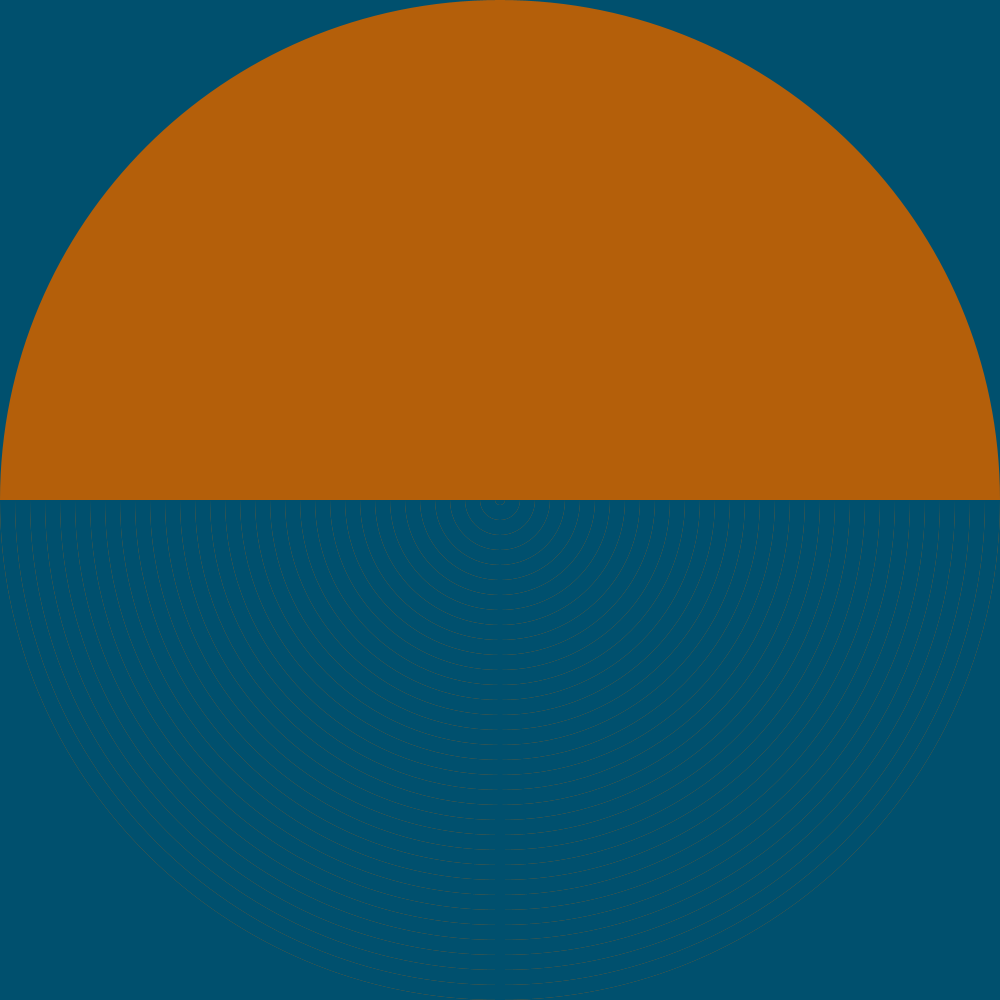
Frame 1 (no input)
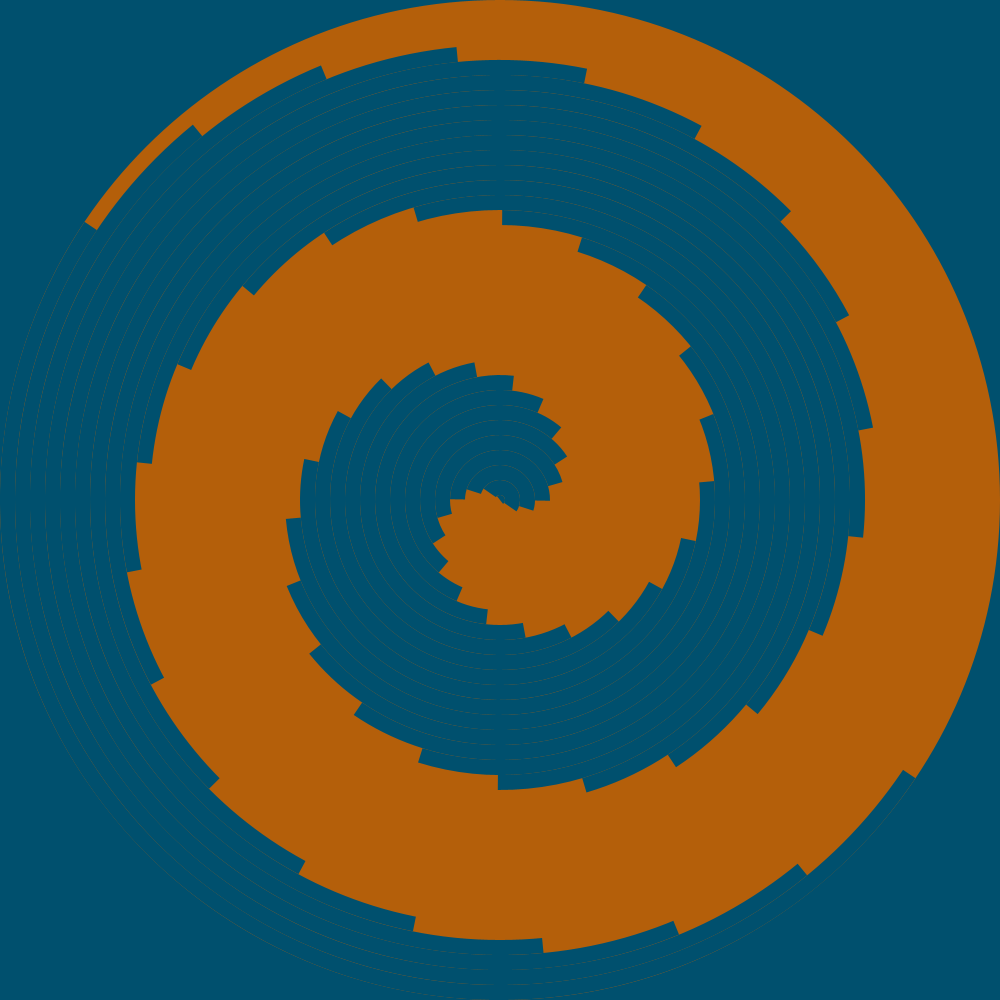
Frame 60 (the mouse pressed at the canvas centre just before this capture)
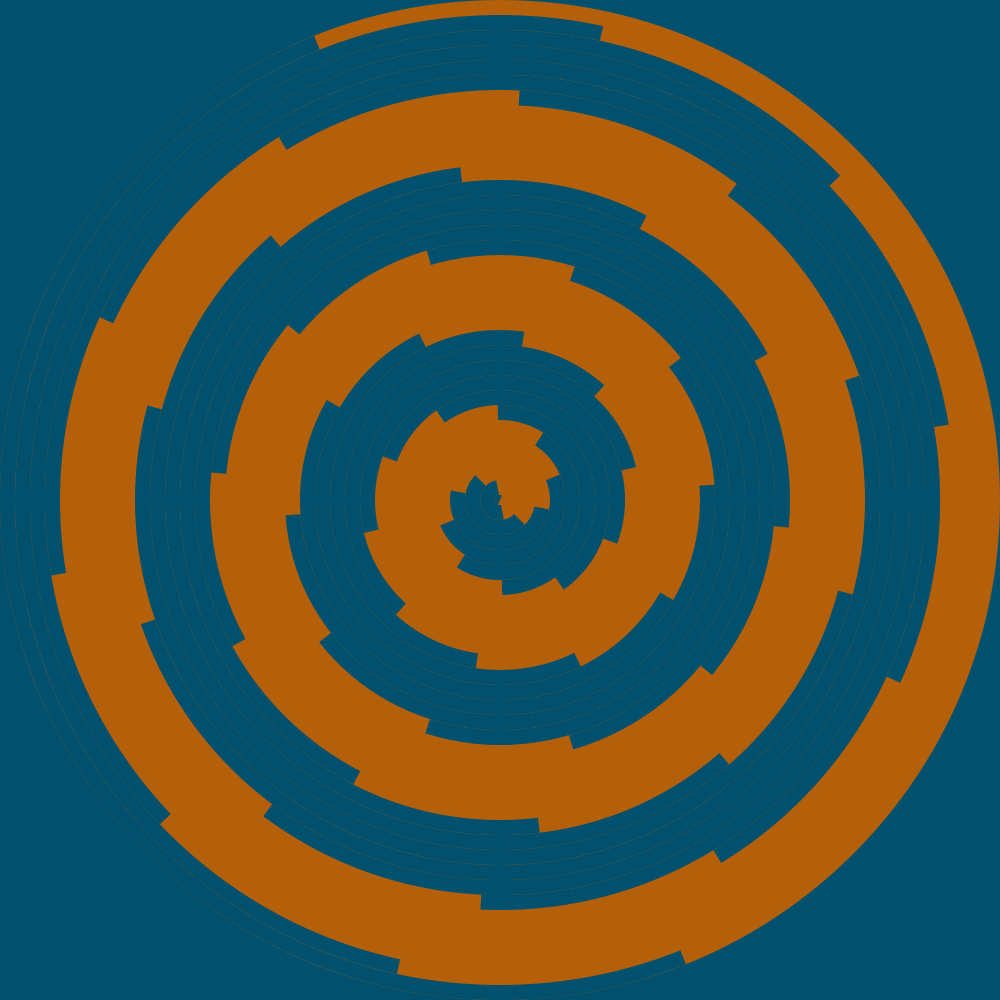
Frame 120 (the mouse held since frame 60 and released just before this capture)

The Processing sketch that drew these frames (run headless with seeded random() and noise(); from frame 60 on, the mouse is pressed at the canvas centre):

// Processing sketch: EFEITO_ESPIRAL_MTO_DOIDO
// ── EFEITO_ESPIRAL_MTO_DOIDO.pde
float AngleStart = 0;
float AngleBump = 0;
float RingThickness = 30;
float speed = 1;
color OrangeColor = color(180, 95, 10);
color BlueColor = color(0, 80, 110);

void setup(){
 size(1000, 1000);
 frameRate(120);
 smooth();  //deenha tudo bem limpo
 noStroke();//não desenha linha para as formas
}

void draw(){
 background(BlueColor);
 float diam = width;
 float angle = AngleStart;
 while (diam > 0) {
  fill(OrangeColor);
  ellipse(500, 500, diam, diam);
  fill(BlueColor);
  //desenhando metade do disco em azul
  arc(500, 500, diam, diam, angle, angle+PI);
  diam -= RingThickness; 
  angle += speed*AngleBump;
 }
 AngleStart += speed*.01;
 AngleBump += speed*.005;
}

void keyTyped(){
 if (key == 'r') RingThickness = max(RingThickness-10, 10);
 if (key == 'R') RingThickness += 10;
 if (key == 's') speed = max(speed-.1, .1);
 if (key == 'S') speed += .1;
}
